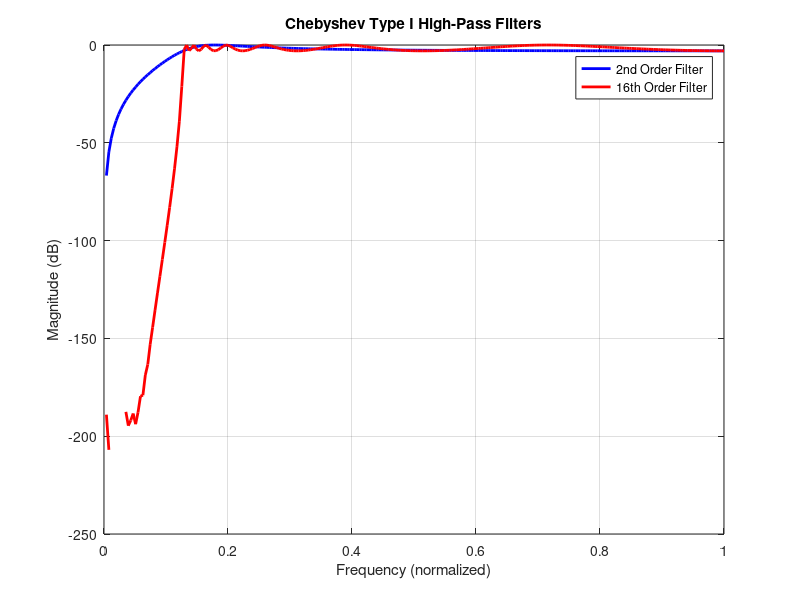

MATLAB code for this plot:
clc;close all;clear all;
% Parameters
Ts = 0.2;  % Sampling period in seconds
Rp = 3;   % Passband ripple in dB
fc = 1/pi;
Wp = fc/((1/Ts)/2); 

% First filter - 2nd order high-pass
n1 = 2;
[b1, a1] = cheby1(n1, Rp,Wp , 'high');

% Second filter - 16th order high-pass
n2 = 16;
[b2, a2] = cheby1(n2, Rp, Wp, 'high');

% Number of samples
numSamples = 256;

% Frequency axis in radians/sample, normalized to [0, 1]
frequencies = linspace(0, 1, numSamples);

% Frequency response of the 2nd-order filter
H1 = freqz(b1, a1, numSamples);

% Frequency response of the 16th-order filter
H2 = freqz(b2, a2, numSamples);

% Plot the frequency responses
figure;
plot(frequencies, 20*log10(abs(H1)), 'b', 'LineWidth', 2);
hold on;
plot(frequencies, 20*log10(abs(H2)), 'r', 'LineWidth', 2);

title('Chebyshev Type I High-Pass Filters');
xlabel('Frequency (normalized)');
ylabel('Magnitude (dB)');
legend('2nd Order Filter', '16th Order Filter');
grid on;
xlim([0, 1]);  % Set x-axis limits to [0, 1]
hold off;




